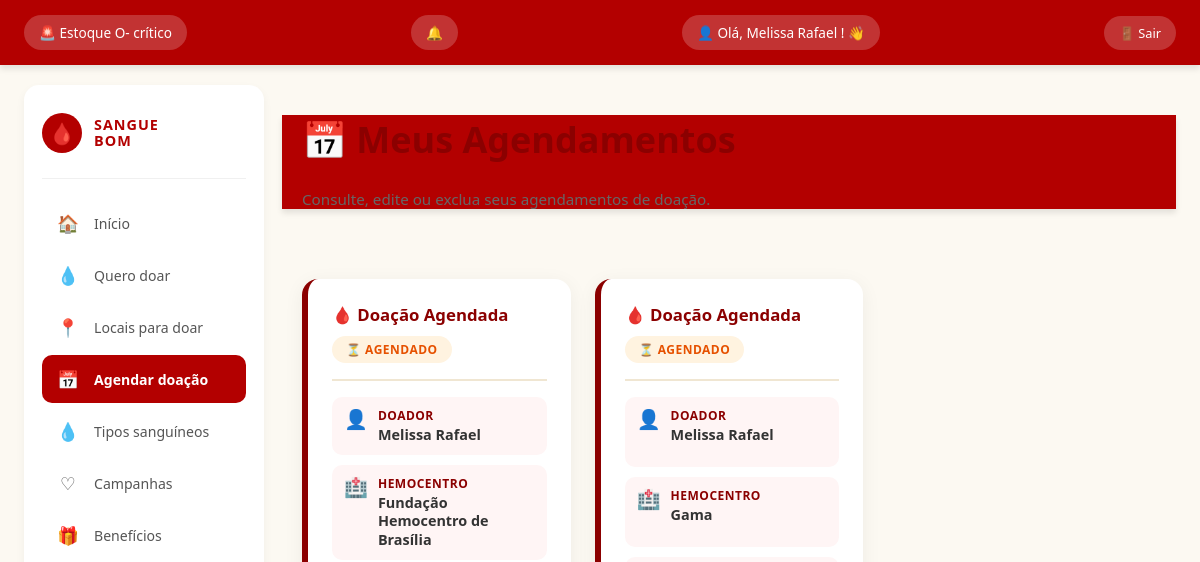
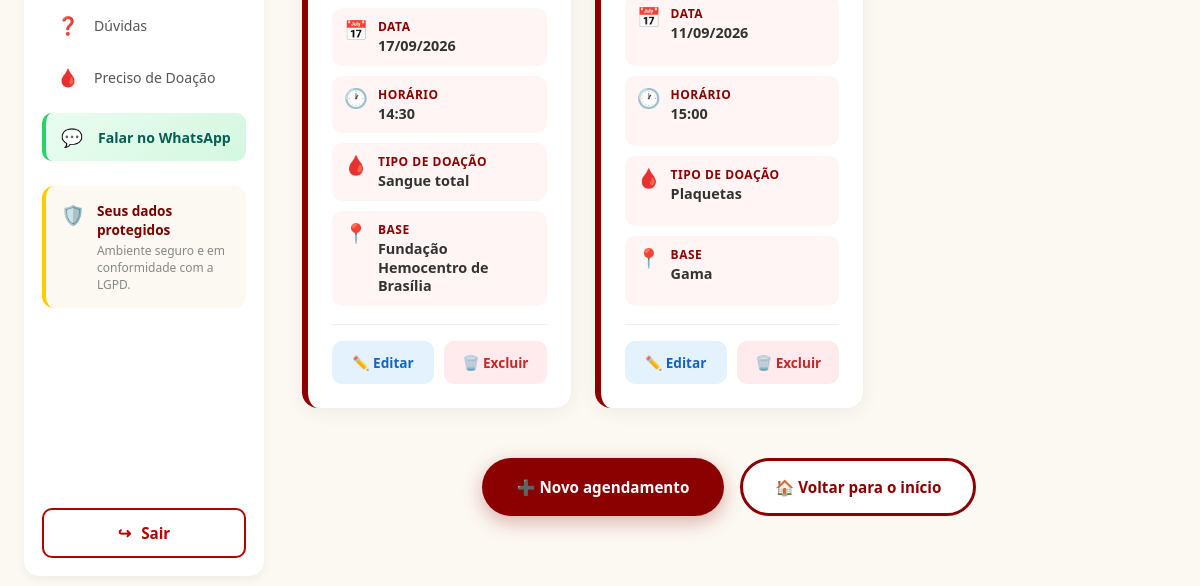
The app's page /agendamentos/ (signed in), older data (2 pictures, top to bottom).
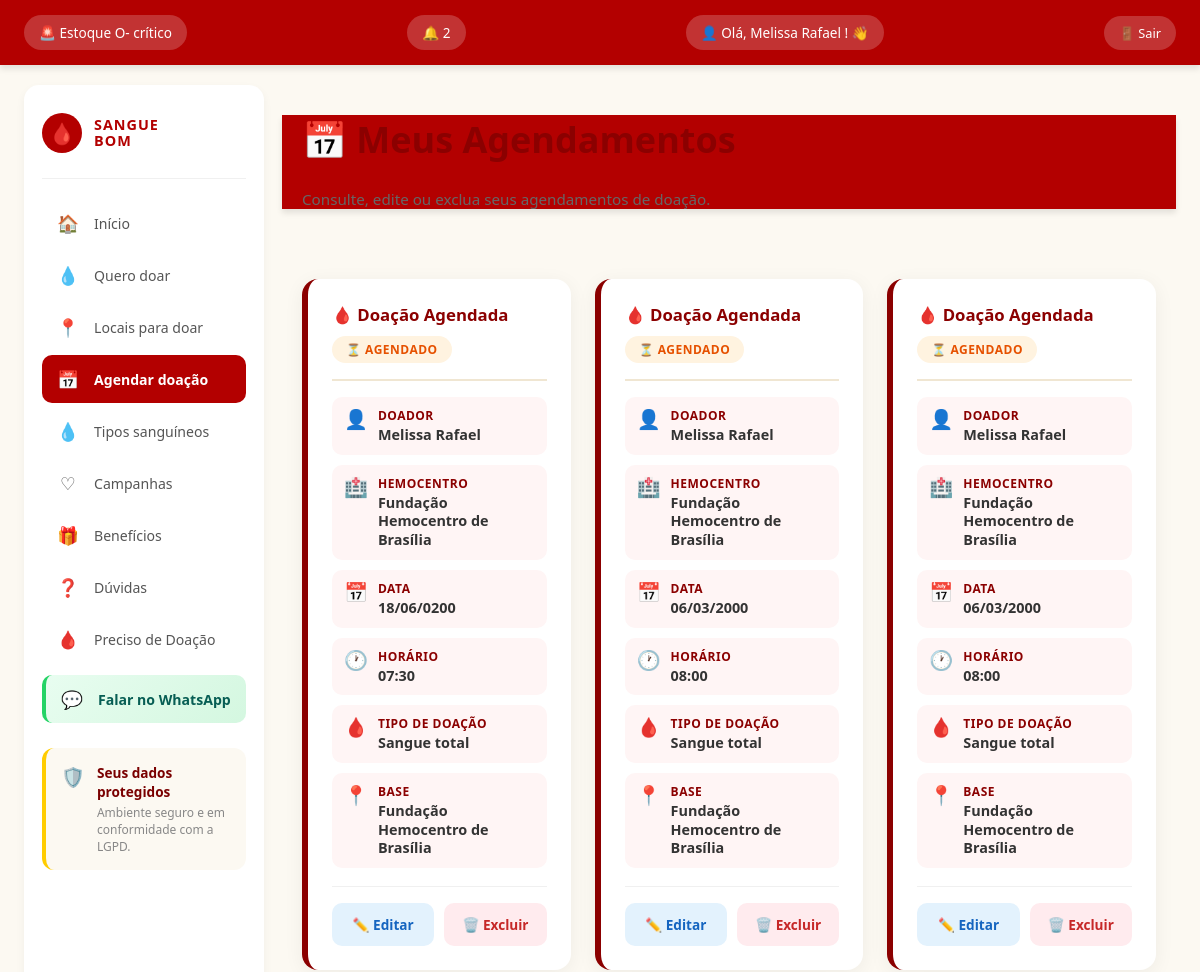
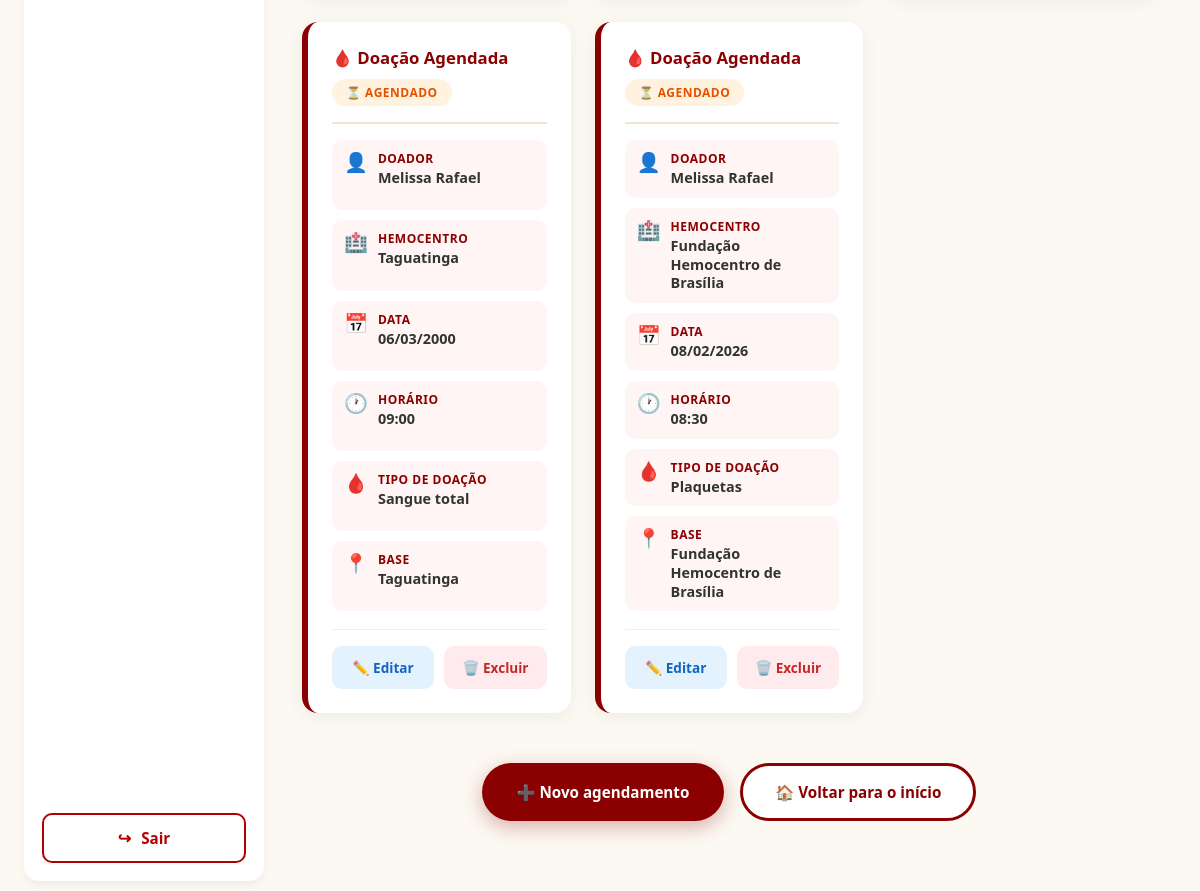
The same page, newer data (2 pictures, top to bottom).
### membros/models.py (models this page shows, shortened)
class Agendamento(models.Model):
    STATUS = [
        ('agendado', '⏳ Agendado'),
        ('realizado', '✅ Realizado'),
        ('cancelado', '❌ Cancelado'),
        ('faltou', '⚠️ Faltou'),
    ]
    doador = models.ForeignKey(Doador, on_delete=models.CASCADE)
    hemocentro = models.ForeignKey(Hemocentro, on_delete=models.CASCADE)
    base = models.CharField(max_length=100)
    data = models.DateField()
    horario = models.TimeField()
    tipo_doacao = models.CharField(max_length=30)
    status = models.CharField(
        max_length=20,
        choices=STATUS,
        default='agendado'
    )

class Doador(models.Model):
    usuario = models.OneToOneField(
        User,
        on_delete=models.CASCADE,
        null=True,
        blank=True
    )
    nome = models.CharField(max_length=100)
    email = models.EmailField()
    cpf = models.CharField(max_length=14, unique=True, null=True, blank=True)
    telefone = models.CharField(max_length=20)
    sexo = models.CharField(max_length=20, blank=True)
    tipo_sanguineo = models.CharField(max_length=3)
    data_nascimento = models.DateField()
    cidade = models.CharField(max_length=100, blank=True)
    estado = models.CharField(max_length=2, blank=True)

class Hemocentro(models.Model):
    usuario = models.OneToOneField(
        User,
        on_delete=models.CASCADE,
        null=True,
        blank=True,
        related_name='hemocentro'
    )
    nome = models.CharField(max_length=100)
    endereco = models.CharField(max_length=200)
    bairro = models.CharField(max_length=100)
    cidade = models.CharField(max_length=100)
    cep = models.CharField(max_length=10)
    telefone = models.CharField(max_length=20)
    email = models.EmailField()
    horario_abertura = models.TimeField()
    horario_fechamento = models.TimeField()
    dias_atendimento = models.CharField(max_length=100)
    descricao = models.TextField(blank=True)
    ativo = models.BooleanField(default=True)

### membros/views.py (the view)
@login_required(login_url='login')
def listar_agendamentos(request):
    if request.user.is_staff:
        return redirect('relatorios')
    if hasattr(request.user, 'hemocentro'):
        return redirect('painel_hemocentro')
    doador = get_object_or_404(Doador, usuario=request.user)
    agendamentos = Agendamento.objects.filter(doador=doador)
    return render(request, 'agendamentos.html', {
        'agendamentos': agendamentos,
        'lateral_direita': False,
    })

### membros/context_processors.py (called while the page is built)
def notificacoes_nao_lidas(request):
    if request.user.is_authenticated:
        try:
            doador = Doador.objects.get(usuario=request.user)
            total = Notificacao.objects.filter(doador=doador, lida=False).count()
            return {'notificacoes_nao_lidas': total}
        except Doador.DoesNotExist:
            return {'notificacoes_nao_lidas': 0}
    return {'notificacoes_nao_lidas': 0}

### templates/agendamentos.html (shortened to what the changed rows need)
{% extends 'base.html' %}
{% load static %}
{% block content %}
    <link rel="stylesheet" href="{% static 'css/agendamentos.css' %}">
    <header class="agendamentos-header">
        <h1>📅 Meus Agendamentos</h1>
    </header>
    <div class="agendamentos-container">
        {% if agendamentos %}
            <div class="agendamentos-grid">
                {% for agendamento in agendamentos %}
                    <article class="card-agendamento">
                        <div class="card-agendamento-header">
                            <h2 class="card-agendamento-titulo">🩸 Doação Agendada</h2>
                            <span class="badge-status {{ agendamento.status }}">
                                {% if agendamento.status == 'agendado' %}⏳ Agendado
                                {% elif agendamento.status == 'realizado' %}✅ Realizado
                                {% elif agendamento.status == 'cancelado' %}❌ Cancelado
                                {% elif agendamento.status == 'faltou' %}⚠️ Faltou
                                {% else %}{{ agendamento.status }}
                                {% endif %}
                            </span>
                        </div>
                        <div class="card-agendamento-info">
                            <div class="info-item">
                                <span class="info-icon">👤</span>
                                <div>
                                    <strong>Doador</strong>
                                    <p>{{ agendamento.doador.nome }}</p>
                                </div>
                            </div>
                            <div class="info-item">
                                <span class="info-icon">🏥</span>
                                <div>
                                    <strong>Hemocentro</strong>
                                    <p>{{ agendamento.hemocentro.nome }}</p>
                                </div>
                            </div>
                            <div class="info-item">
                                <span class="info-icon">📅</span>
                                <div>
                                    <strong>Data</strong>
                                    <p>{{ agendamento.data|date:"d/m/Y" }}</p>
                                </div>
                            </div>
                            <div class="info-item">
                                <span class="info-icon">🕐</span>
                                <div>
                                    <strong>Horário</strong>
                                    <p>{{ agendamento.horario|time:"H:i" }}</p>
                                </div>
                            </div>
                            <div class="info-item">
                                <span class="info-icon">🩸</span>
                                <div>
                                    <strong>Tipo de doação</strong>
                                    <p>{{ agendamento.tipo_doacao }}</p>
                                </div>
                            </div>
                            <div class="info-item">
                                <span class="info-icon">📍</span>
                                <div>
                                    <strong>Base</strong>
                                    <p>{{ agendamento.base }}</p>
                                </div>
                            </div>
                        </div>
                        <div class="card-agendamento-acoes">
                            <a href="{% url 'editar_agendamento' agendamento.id %}" class="btn-acao btn-editar">
                                ✏️ Editar
                            </a>
                            <a href="{% url 'excluir_agendamento' agendamento.id %}" class="btn-acao btn-excluir">
                                🗑️ Excluir
                            </a>
                        </div>
                    </article>
                {% endfor %}
            </div>
        {% endif %}
    </div>
{% endblock %}

### templates/base.html (shortened to what the changed rows need)
{% load static %}
<!DOCTYPE html>
<html lang="pt-br">
<head>
    <link rel="stylesheet" href="{% static 'css/base.css' %}">
</head>
<body>
    <header>
        {% if not user.is_staff and not user.hemocentro %}
            <a href="{% url 'locais_para_doar' %}" class="header-alerta">
                <h2>🚨 Estoque O- crítico</h2>
            </a>
            <a href="{% url 'notificacoes' %}" class="header-sino" title="Notificações">
                <h2>
                    🔔
                    {% if notificacoes_nao_lidas > 0 %}
                        <span class="badge-sino">{{ notificacoes_nao_lidas }}</span>
                    {% endif %}
                </h2>
            </a>
        {% endif %}
        {% if user.is_authenticated %}
            <a href="{% url 'meu_perfil' %}" class="header-user" title="Meu Perfil">
                <h2>👤 Olá,
                    {% if user.is_staff %}
                        {{ user.username }}
                    {% elif user.hemocentro %}
                        {{ user.hemocentro.nome }}
                    {% elif user.doador %}
                        {{ user.doador.nome }}
                    {% elif user.first_name %}
                        {{ user.first_name }}
                    {% else %}
                        {{ user.username }}
                    {% endif %}! 👋
                </h2>
            </a>
        {% else %}
            <h2>👤 Olá, visitante! 👋</h2>
            <a href="{% url 'login' %}" class="header-entrar">🔐 Entrar</a>
        {% endif %}
    </header>
    <div class="app-container {% if not lateral_direita %}sem-lateral{% endif %}">
        <main>
            {% block content %}
            {% endblock %}
        </main>
    </div>
</body>
</html>

Row changes from the older to the newer data that the page shows:
changed Agendamento (number 1 of 5 on the later page): data "17/09/2026" → "18/06/0200"; horario "14:30" → "07:30"
changed Agendamento (number 2 of 5 on the later page): hemocentro.nome "Gama" → "Fundação Hemocentro de Brasília"; data "11/09/2026" → "06/03/2000"; horario "15:00" → "08:00"; tipo_doacao "Plaquetas" → "Sangue total"; base "Gama" → "Fundação Hemocentro de Brasília"
added Agendamento: status "⏳ AGENDADO", doador.nome "Melissa Rafael", hemocentro.nome "Fundação Hemocentro de Brasília", data "06/03/2000", horario "08:00", tipo_doacao "Sangue total", base "Fundação Hemocentro de Brasília"
added Agendamento: status "⏳ AGENDADO", doador.nome "Melissa Rafael", hemocentro.nome "Taguatinga", data "06/03/2000", horario "09:00", tipo_doacao "Sangue total", base "Taguatinga"
added Agendamento: status "⏳ AGENDADO", doador.nome "Melissa Rafael", hemocentro.nome "Fundação Hemocentro de Brasília", data "08/02/2026", horario "08:30", tipo_doacao "Plaquetas", base "Fundação Hemocentro de Brasília"
Text that changed along with them:
{{ notificacoes_nao_lidas }}: (not shown) → "2"
